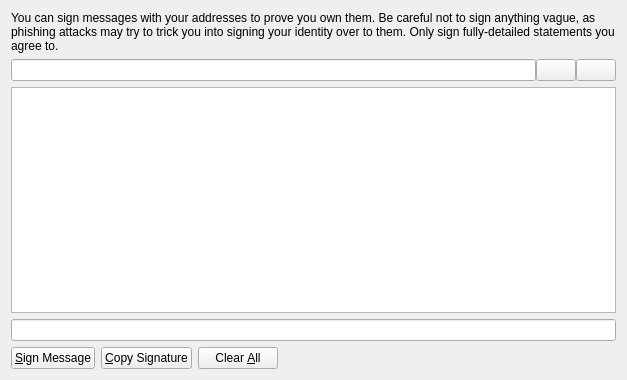
<?xml version="1.0" encoding="UTF-8"?>
<ui version="4.0">
 <class>MessagePage</class>
 <widget class="QWidget" name="MessagePage">
  <property name="geometry">
   <rect>
    <x>0</x>
    <y>0</y>
    <width>627</width>
    <height>380</height>
   </rect>
  </property>
  <property name="windowTitle">
   <string>Sign Message</string>
  </property>
  <layout class="QVBoxLayout" name="verticalLayout">
   <item>
    <widget class="QLabel" name="labelExplanation">
     <property name="text">
      <string>You can sign messages with your addresses to prove you own them. Be careful not to sign anything vague, as phishing attacks may try to trick you into signing your identity over to them. Only sign fully-detailed statements you agree to.</string>
     </property>
     <property name="textFormat">
      <enum>Qt::AutoText</enum>
     </property>
     <property name="wordWrap">
      <bool>true</bool>
     </property>
    </widget>
   </item>
   <item>
    <layout class="QHBoxLayout" name="horizontalLayout_3">
     <property name="spacing">
      <number>0</number>
     </property>
     <item>
      <widget class="QValidatedLineEdit" name="signFrom">
       <property name="toolTip">
        <string>The address to sign the message with  (e.g. 1NS17iag9jJgTHD1VXjvLCEnZuQ3rJDE9L)</string>
       </property>
       <property name="maxLength">
        <number>34</number>
       </property>
      </widget>
     </item>
     <item>
      <widget class="QPushButton" name="addressBookButton">
       <property name="toolTip">
        <string>Choose adress from address book</string>
       </property>
       <property name="text">
        <string/>
       </property>
       <property name="icon">
        <iconset resource="../freicoin.qrc">
         <normaloff>:/icons/address-book</normaloff>:/icons/address-book</iconset>
       </property>
       <property name="shortcut">
        <string>Alt+A</string>
       </property>
       <property name="autoDefault">
        <bool>false</bool>
       </property>
       <property name="flat">
        <bool>false</bool>
       </property>
      </widget>
     </item>
     <item>
      <widget class="QPushButton" name="pasteButton">
       <property name="toolTip">
        <string>Paste address from clipboard</string>
       </property>
       <property name="text">
        <string/>
       </property>
       <property name="icon">
        <iconset resource="../freicoin.qrc">
         <normaloff>:/icons/editpaste</normaloff>:/icons/editpaste</iconset>
       </property>
       <property name="shortcut">
        <string>Alt+P</string>
       </property>
       <property name="autoDefault">
        <bool>false</bool>
       </property>
      </widget>
     </item>
    </layout>
   </item>
   <item>
    <widget class="QPlainTextEdit" name="message">
     <property name="toolTip">
      <string>Enter the message you want to sign here</string>
     </property>
    </widget>
   </item>
   <item>
    <widget class="QLineEdit" name="signature">
     <property name="font">
      <font>
       <italic>true</italic>
      </font>
     </property>
     <property name="readOnly">
      <bool>true</bool>
     </property>
    </widget>
   </item>
   <item>
    <layout class="QHBoxLayout" name="horizontalLayout">
     <item>
      <widget class="QPushButton" name="signMessage">
       <property name="toolTip">
        <string>Sign a message to prove you own this address</string>
       </property>
       <property name="text">
        <string>&amp;Sign Message</string>
       </property>
       <property name="icon">
        <iconset resource="../freicoin.qrc">
         <normaloff>:/icons/edit</normaloff>:/icons/edit</iconset>
       </property>
      </widget>
     </item>
     <item>
      <widget class="QPushButton" name="copyToClipboard">
       <property name="toolTip">
        <string>Copy the current signature to the system clipboard</string>
       </property>
       <property name="text">
        <string>&amp;Copy Signature</string>
       </property>
       <property name="icon">
        <iconset resource="../freicoin.qrc">
         <normaloff>:/icons/editcopy</normaloff>:/icons/editcopy</iconset>
       </property>
      </widget>
     </item>
     <item>
      <widget class="QPushButton" name="clearButton">
       <property name="toolTip">
        <string>Reset all sign message fields</string>
       </property>
       <property name="text">
        <string>Clear &amp;All</string>
       </property>
       <property name="icon">
        <iconset resource="../freicoin.qrc">
         <normaloff>:/icons/remove</normaloff>:/icons/remove</iconset>
       </property>
      </widget>
     </item>
     <item>
      <spacer name="horizontalSpacer">
       <property name="orientation">
        <enum>Qt::Horizontal</enum>
       </property>
       <property name="sizeHint" stdset="0">
        <size>
         <width>40</width>
         <height>20</height>
        </size>
       </property>
      </spacer>
     </item>
    </layout>
   </item>
  </layout>
 </widget>
 <customwidgets>
  <customwidget>
   <class>QValidatedLineEdit</class>
   <extends>QLineEdit</extends>
   <header>qvalidatedlineedit.h</header>
  </customwidget>
 </customwidgets>
 <resources>
  <include location="../freicoin.qrc"/>
 </resources>
 <connections/>
</ui>
